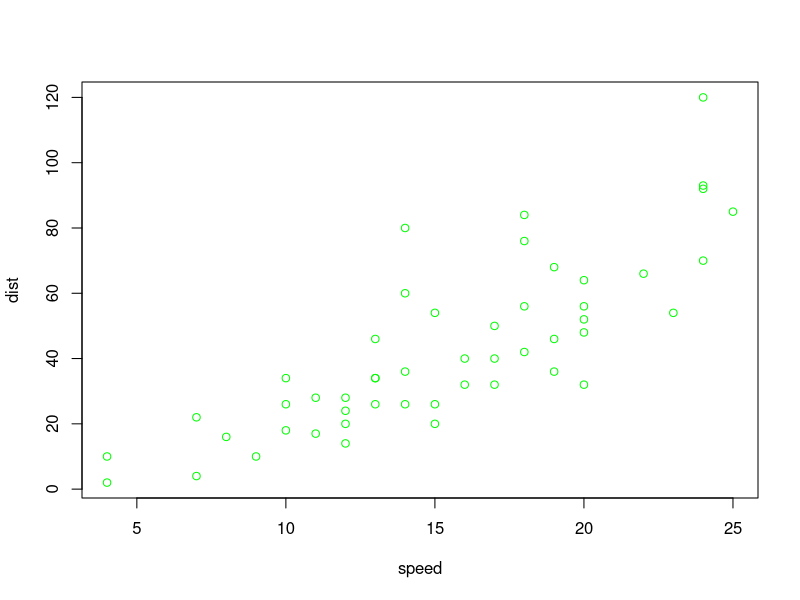

Write the R code that produced this figure.
## ---- chunk 1
plot(cars, col = "green")
summary(cars)
